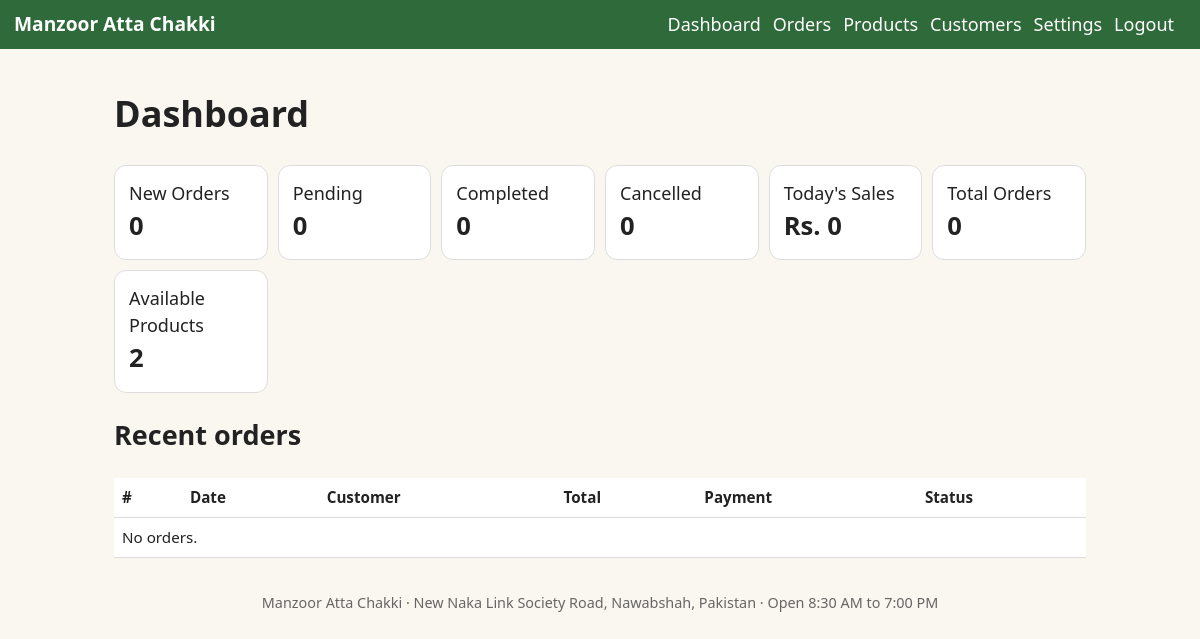
Screenshot of /admin (signed in) with the database file from the repository.
### tables this page shows
CREATE TABLE settings(key TEXT PRIMARY KEY, value TEXT);

### app.py (the view)
@app.route('/admin')
@admin_required
def dashboard():
    ph = ','.join('?' * len(PENDING))
    st = dict(new=n("SELECT COUNT(*) FROM orders WHERE status='New'"),
              pending=n(f'SELECT COUNT(*) FROM orders WHERE status IN ({ph})', PENDING),
              done=n("SELECT COUNT(*) FROM orders WHERE status='Delivered'"),
              cancelled=n("SELECT COUNT(*) FROM orders WHERE status='Cancelled'"),
              today=n("SELECT SUM(total) FROM orders WHERE status!='Cancelled' AND substr(created_at,1,10)=?",
                      (datetime.now().strftime('%Y-%m-%d'),)),
              total=n('SELECT COUNT(*) FROM orders'),
              avail=n('SELECT COUNT(*) FROM products WHERE available=1'))
    return render_template('admin_dash.html', st=st,
                           recent=q('SELECT * FROM orders ORDER BY id DESC LIMIT 5'))

### app.py (called while the page is built)
def db():
    if 'db' not in g:
        g.db = sqlite3.connect(DB)
        g.db.row_factory = sqlite3.Row
        g.db.execute('PRAGMA foreign_keys=ON')
    return g.db

def q(sql, a=(), one=False):
    c = db().execute(sql, a)
    return c.fetchone() if one else c.fetchall()

def n(sql, a=()):
    return db().execute(sql, a).fetchone()[0] or 0

def S():
    return {r['key']: r['value'] for r in q('SELECT * FROM settings')}

@app.context_processor
def ctx():
    return dict(s=S(), csrf=csrf_token, STATUSES=STATUSES)

@app.before_request
def csrf_check():
    if request.method == 'POST' and request.form.get('csrf', '') != session.get('_csrf', 'x'):
        abort(400)

def admin_required(f):
    @wraps(f)
    def w(*a, **k):
        if not session.get('admin'):
            return redirect(url_for('login'))
        return f(*a, **k)
    return w

### templates/admin_dash.html
{% extends 'base.html' %}{% block c %}<h1>Dashboard</h1><div class="stats">
<div class="card">New Orders<b>{{ st.new }}</b></div><div class="card">Pending<b>{{ st.pending }}</b></div><div class="card">Completed<b>{{ st.done }}</b></div>
<div class="card">Cancelled<b>{{ st.cancelled }}</b></div><div class="card">Today's Sales<b>Rs. {{ st.today }}</b></div><div class="card">Total Orders<b>{{ st.total }}</b></div>
<div class="card">Available Products<b>{{ st.avail }}</b></div></div>
<h2>Recent orders</h2>{% set rows=recent %}{% include 'orders_table.html' %}{% endblock %}

### templates/base.html (shortened to what this page needs)
<!doctype html><html lang="en"><head><meta charset="utf-8"><meta name="viewport" content="width=device-width,initial-scale=1">
<title>{% block t %}{{ s.business_name }}{% endblock %}</title><link rel="stylesheet" href="{{ url_for('static', filename='style.css') }}"></head><body>
<header><a class="brand" href="/">{% if s.logo %}<img src="/uploads/{{ s.logo }}" alt="">{% endif %}{{ s.business_name }}</a>
<nav>{% if request.path.startswith('/admin') and session.admin %}
<a href="/admin">Dashboard</a><a href="/admin/orders">Orders</a><a href="/admin/products">Products</a><a href="/admin/customers">Customers</a><a href="/admin/settings">Settings</a><a href="/admin/logout">Logout</a>
{% else %}<a href="/">Home</a><a href="/about">About</a><a href="/products">Products</a><a href="/order">Order Online</a><a href="/delivery">Delivery</a><a href="/feedback">Feedback</a><a href="/contact">Contact</a>{% endif %}</nav></header>
<main>{% block c %}{% endblock %}</main>
<footer>{{ s.business_name }} · {{ s.address }} · Open {{ s.hours }}</footer></body></html>

### static/style.css (style rules this page uses)
:root { --g:#2f6b3a;--bg:#faf7f0;--tx:#222;--ln:#ddd }
* { box-sizing:border-box }
body { margin:0;font:18px/1.5 system-ui,sans-serif;background:var(--bg);color:var(--tx) }
header { background:var(--g);color:#fff;padding:10px 14px;display:flex;flex-wrap:wrap;gap:8px;align-items:center;justify-content:space-between }
header a { color:#fff;text-decoration:none;margin-right:12px }
.brand { font-weight:700;font-size:1.2rem;display:flex;align-items:center;gap:8px }
main { max-width:1000px;margin:auto;padding:14px }
footer { text-align:center;padding:20px;color:#666;font-size:.9rem }
.card { background:#fff;border:1px solid var(--ln);border-radius:12px;padding:14px }
.stats { display:grid;gap:10px;grid-template-columns:repeat(auto-fit,minmax(150px,1fr)) }
.stats b { font-size:1.6rem;display:block }

### rows the page displays
settings: business_name "Manzoor Atta Chakki"
settings: address "New Naka Link Society Road, Nawabshah, Pakistan"
settings: hours "8:30 AM to 7:00 PM"

### other values shown
{{ st.new }} "0"
{{ st.pending }} "0"
{{ st.done }} "0"
{{ st.cancelled }} "0"
{{ st.today }} "0"
{{ st.total }} "0"
{{ st.avail }} "2"
